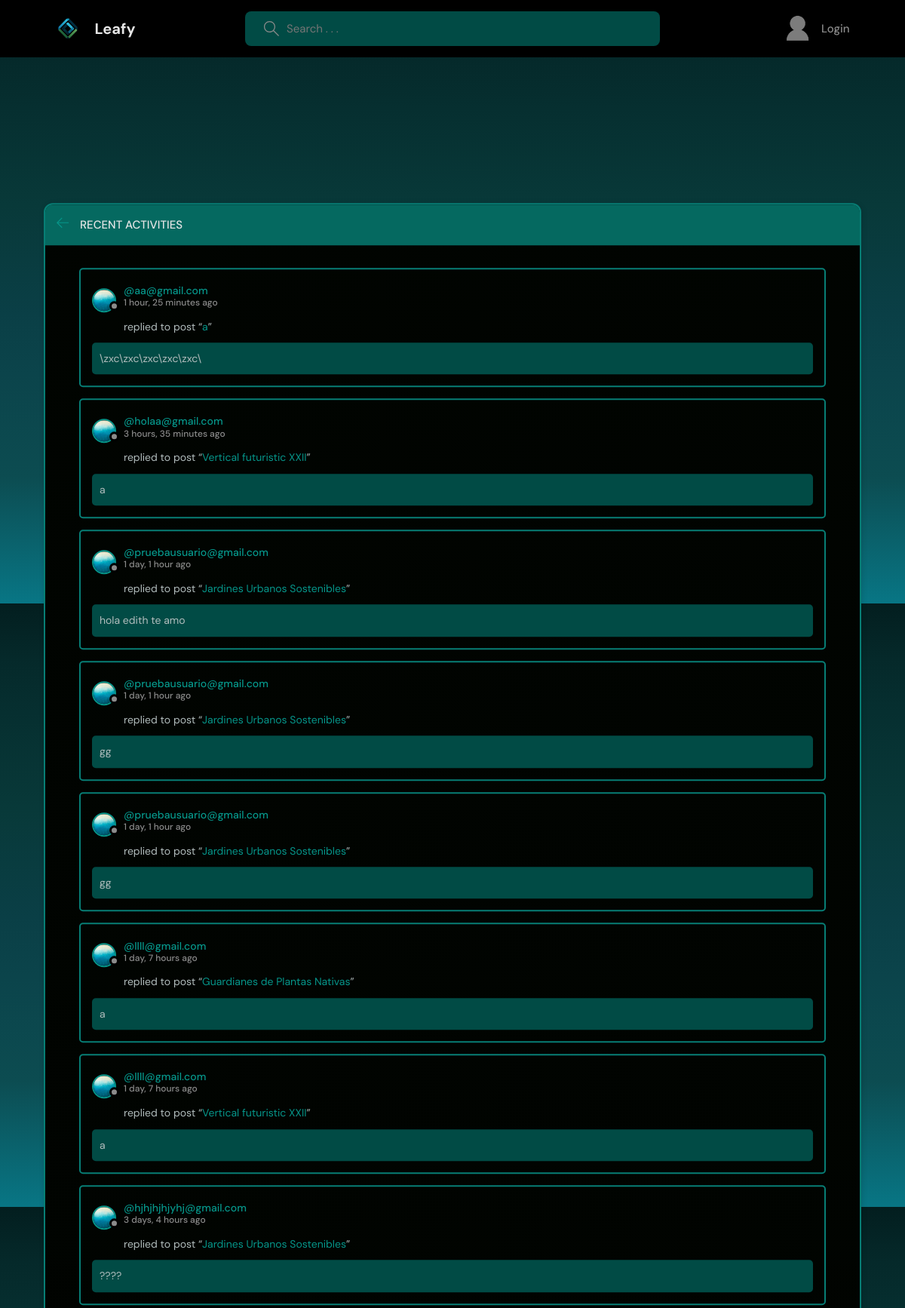
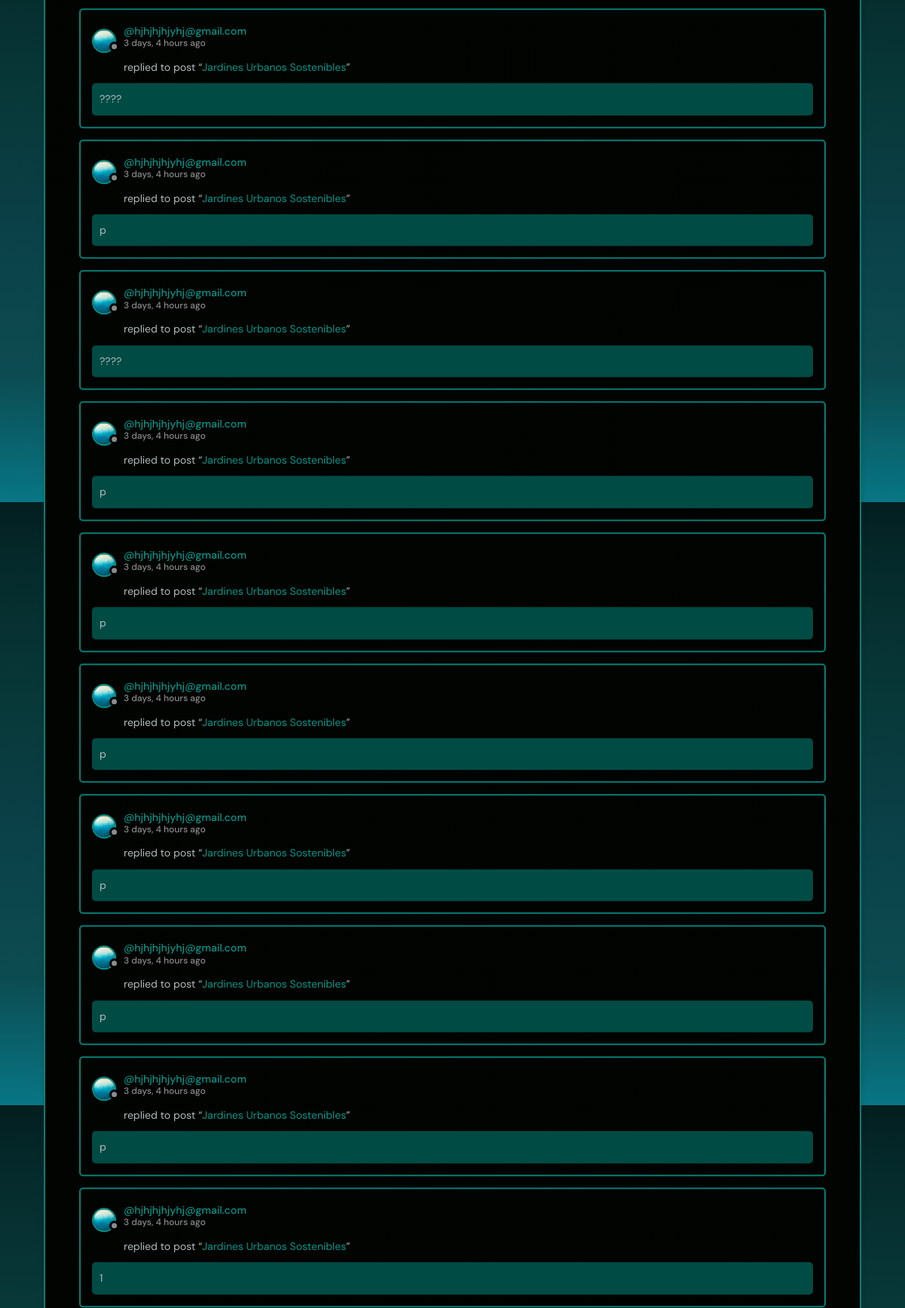
The page /activity/ (upper part) on the database its author committed (2 pictures, top to bottom).
### base/models.py (models this page shows, shortened)
class Message(models.Model):
    user = models.ForeignKey(User, on_delete=models.CASCADE)
    room = models.ForeignKey(Room, on_delete=models.CASCADE)
    body = models.TextField()
    parent = models.ForeignKey('self', on_delete=models.CASCADE, null=True, blank=True, related_name='replies')
    depth = models.IntegerField(default=0)  # 0 para mensajes principales, 1-2 para respuestas
    likes = models.ManyToManyField(User, related_name='message_likes', blank=True)
    updated = models.DateTimeField(auto_now=True)
    created = models.DateTimeField(auto_now_add=True)
    class Meta:
        ordering = ['-updated', '-created']

class User(AbstractUser):
    name = models.CharField(max_length=200, null=True)
    email = models.EmailField(unique=True, null=True)
    bio = models.TextField(null=True)
    avatar = models.ImageField(null=True, default="blue.jpg")
    USERNAME_FIELD = 'email'
    REQUIRED_FIELDS = []

class Room(models.Model):
    host = models.ForeignKey(User, on_delete=models.SET_NULL, null=True)
    topic =  models.ForeignKey(Topic, on_delete=models.SET_NULL, null=True)
    name = models.CharField(max_length=200)
    description = models.TextField(null=True, blank=True)
    participants = models.ManyToManyField(User, related_name='participants', blank=True)
    image = models.ImageField(null=True, blank=True, upload_to='room_images/')
    likes = models.ManyToManyField(User, related_name='room_likes', blank=True)
    updated = models.DateTimeField(auto_now=True)
    created = models.DateTimeField(auto_now_add=True)
    class Meta:
        ordering = ['-updated', '-created']
    def __str__(self):
        return self.name

### base/views.py (the view)
# urls.py: path('activity/', views.activityPage, name ="activity"),
def activityPage(request):
    room_messages = Message.objects.all()
    return render(request, 'base/activity.html', {'room_messages' : room_messages})

### base/templates/base/activity.html (shortened to what this page needs)
{%  extends 'main.html' %}
{% block content %}
    <main class="layout">
      <div class="container">
        <div class="layout__box">
          <div class="layout__boxHeader">
            <div class="layout__boxTitle">
              <a href="{% url 'home' %}">
                <svg version="1.1" xmlns="http://www.w3.org/2000/svg" width="32" height="32" viewBox="0 0 32 32">
                  <title>arrow-left</title>
                  <path
                    d="M13.723 2.286l-13.723 13.714 13.719 13.714 1.616-1.611-10.96-10.96h27.625v-2.286h-27.625l10.965-10.965-1.616-1.607z"
                  ></path>
                </svg>
              </a>
              <h3>Recent Activities</h3>
            </div>
          </div>
          <div class="activities-page layout__body">
            {% for message in room_messages %}
              <div class="activities__box">
                <div class="activities__boxHeader roomListRoom__header">
                  <a href="{% url 'user-profile' message.user.id %}" class="roomListRoom__author">
                    <div class="avatar avatar--small">
                      <img src="{{message.user.avatar.url}}" />
                    </div>
                    <p>
                      @{{message.user}}
                      <span>{{message.created|timesince}} ago</span>
                    </p>
                  </a>
                </div>
                <div class="activities__boxContent">
                  <p>replied to post “<a href="{% url 'room' message.room.id %}">{{message.room}}</a>”</p>
                  <div class="activities__boxRoomContent">
                    {{message.body}}
                  </div>
                </div>
              </div>
            {% endfor %}
          </div>
        </div>
      </div>
    </main>
    {% endblock %}

### static/styles/style.css (style rules this page uses)
:root { --color-main: #06968a; --color-main-light: #c5e8e6; --color-dark: #000000; --color-dark-medium: #077e75; --color-dark-light: #056960; --color-light: #e5e5e5; --color-gray: #8b8b8b; --color-light-gray: #b2bdbd; --color-bg: #014b45; --color-success: #5dd693; --color-error: #fc4b0b; }
* { font-family: "DM Sans", -apple-system, BlinkMacSystemFont, "Segoe UI", Roboto, Oxygen, Ubuntu, Cantarell, "Open Sans", "Helvetica Neue", sans-serif; margin: 0; padding: 0; box-sizing: border-box; text-rendering: optimizeLegibility; font-size: inherit; }
html { font-size: 56.25%; }
@media only screen and (min-width: 1200px) { html { font-size: 62.5%; } }
body { line-height: 1.6; font-weight: 400; font-size: 1.5rem; color: var(--color-light-gray); gap: 3rem; background: rgb(9, 81, 122); background: linear-gradient(0deg, rgb(8, 118, 133) 0%, rgb(12, 76, 81) 21%, rgb(11, 68, 75) 38%, rgb(10, 63, 70) 48%, rgb(8, 57, 57) 66%, rgb(6, 47, 48) 82%, rgb(5, 41, 42) 91%, rgb(3, 30, 31) 100%); min-height: 100vh; }
img { width: 100%; }
a { display: inline-block; color: #06968a; text-decoration: none; }
.container { max-width: 120rem; width: 90%; margin: auto; }
.avatar { position: relative; display: inline-block; border-radius: 50%; border: 2px solid #06968a; margin-top: 10px; }
.avatar img { display: block; border-radius: 50%; object-fit: cover; object-position: center; }
.avatar::after { content: ""; display: block; position: absolute; background-color: var(--color-gray); z-index: 111; border-radius: 50%; border: 0.3rem solid var(--color-dark); }
.avatar.avatar--small img { width: 2.8rem; height: 2.8rem; }
.avatar.avatar--small:after { width: 0.7rem; height: 0.7rem; bottom: 0px; right: -6px; }
.layout { margin-top: 2.4rem; }
.layout > .container { display: flex; justify-content: space-between; align-items: flex-start; }
.layout__box { width: 90%; max-width: 48rem; min-height: 40rem; position: absolute; top: 50%; left: 50%; transform: translate(-50%, -46%); background-color: var(--color-dark); border-radius: 1rem; box-shadow: 1px 1px 6px 3px rgba(0, 0, 0, 0.1); overflow: hidden; }
.layout__boxHeader { display: flex; padding: 1.5rem; background-color: var(--color-dark-light); }
.layout__boxTitle { display: flex; gap: 1.5rem; align-items: center; }
.layout__boxTitle h3 { text-transform: uppercase; font-weight: 500; color: var(--color-light); }
.layout__boxTitle svg { width: 1.6rem; height: 1.6rem; fill: var(--color-main); }
.layout__body { margin: 3rem; }
.roomListRoom__header { display: flex; justify-content: space-between; align-items: center; }
.roomListRoom__author { font-weight: 500; display: flex; align-items: center; gap: 1rem; }
.activities__box { margin: 1.5rem; padding: 1.5rem; border: 2px solid var(--color-dark-medium); border-radius: 5px; }
.activities__boxHeader p { font-size: 1.4rem; line-height: 1.3; }
.activities__boxHeader p span { color: var(--color-gray); font-size: 1.2rem; display: block; }
.activities__boxContent { margin-left: 4.2rem; margin-top: 0.8rem; }
.activities__boxContent { font-size: 1.4rem; }
.activities__boxRoomContent { background: var(--color-bg); padding: 1rem; border-radius: 5px; margin-top: 1rem; margin-left: -4.2rem; }
.layout__box { width: 90%; max-width: 1200px; min-height: 300px; background-color: var(--color-dark); border-radius: 1rem; overflow: hidden; outline: 0.2rem solid var(--color-dark-medium); background-image: linear-gradient(to bottom, rgba(26, 127, 21, 0.03), rgba(15, 59, 12, 0.05)); }

### rows shown on the page
Message: user.avatar (picture), user "aa@gmail.com", created "1 hour, 25 minutes", room "a", body "\\zxc\\zxc\\zxc\\zxc\\zxc\\"
Message: user.avatar (picture), user "holaa@gmail.com", created "3 hours, 35 minutes", room "Vertical futuristic XXII", body "a"
Message: user.avatar (picture), user "pruebausuario@gmail.com", created "1 day, 1 hour", room "Jardines Urbanos Sostenibles", body "hola edith te amo"
Message: user.avatar (picture), user "pruebausuario@gmail.com", created "1 day, 1 hour", room "Jardines Urbanos Sostenibles", body "gg"
Message: user.avatar (picture), user "pruebausuario@gmail.com", created "1 day, 1 hour", room "Jardines Urbanos Sostenibles", body "gg"
Message: user.avatar (picture), user "llll@gmail.com", created "1 day, 7 hours", room "Guardianes de Plantas Nativas", body "a"
Message: user.avatar (picture), user "llll@gmail.com", created "1 day, 7 hours", room "Vertical futuristic XXII", body "a"
Message: user.avatar (picture), user "hjhjhjhjyhj@gmail.com", created "3 days, 4 hours", room "Jardines Urbanos Sostenibles", body "????"
Message: user.avatar (picture), user "hjhjhjhjyhj@gmail.com", created "3 days, 4 hours", room "Jardines Urbanos Sostenibles", body "????"
Message: user.avatar (picture), user "hjhjhjhjyhj@gmail.com", created "3 days, 4 hours", room "Jardines Urbanos Sostenibles", body "p"
Message: user.avatar (picture), user "hjhjhjhjyhj@gmail.com", created "3 days, 4 hours", room "Jardines Urbanos Sostenibles", body "????"
Message: user.avatar (picture), user "hjhjhjhjyhj@gmail.com", created "3 days, 4 hours", room "Jardines Urbanos Sostenibles", body "p"
Message: user.avatar (picture), user "hjhjhjhjyhj@gmail.com", created "3 days, 4 hours", room "Jardines Urbanos Sostenibles", body "p"
Message: user.avatar (picture), user "hjhjhjhjyhj@gmail.com", created "3 days, 4 hours", room "Jardines Urbanos Sostenibles", body "p"
Message: user.avatar (picture), user "hjhjhjhjyhj@gmail.com", created "3 days, 4 hours", room "Jardines Urbanos Sostenibles", body "p"
Message: user.avatar (picture), user "hjhjhjhjyhj@gmail.com", created "3 days, 4 hours", room "Jardines Urbanos Sostenibles", body "p"
Message: user.avatar (picture), user "hjhjhjhjyhj@gmail.com", created "3 days, 4 hours", room "Jardines Urbanos Sostenibles", body "p"
Message: user.avatar (picture), user "hjhjhjhjyhj@gmail.com", created "3 days, 4 hours", room "Jardines Urbanos Sostenibles", body "1"
